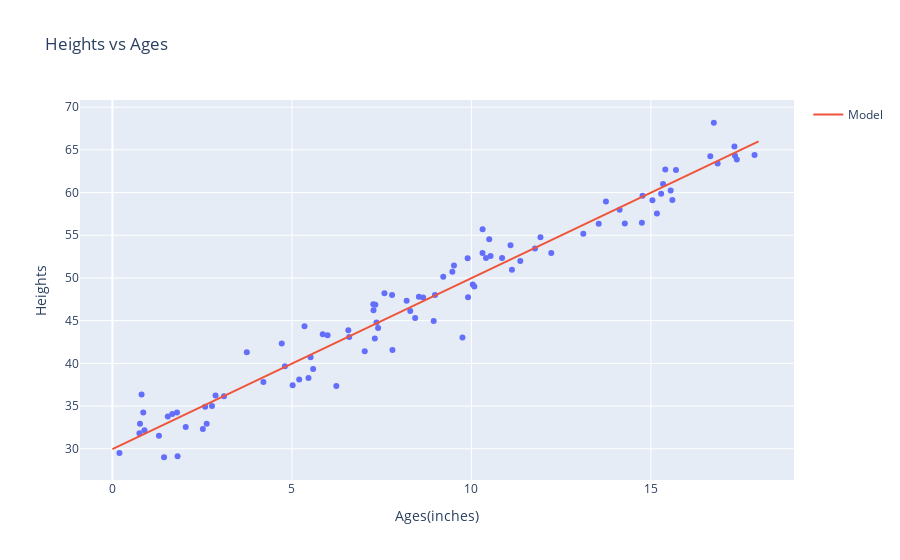

Notebook code cell kept with this figure:
### Code cell
fig = px.scatter(x=ages, y=heights, title='Heights vs Ages', labels={'x': 'Ages(inches)',
                                                                    'y': 'Heights'})
fig.add_trace(go.Scatter(x=dp.reshape(19), y=predictions, mode='lines', name='Model'))
fig.show()
